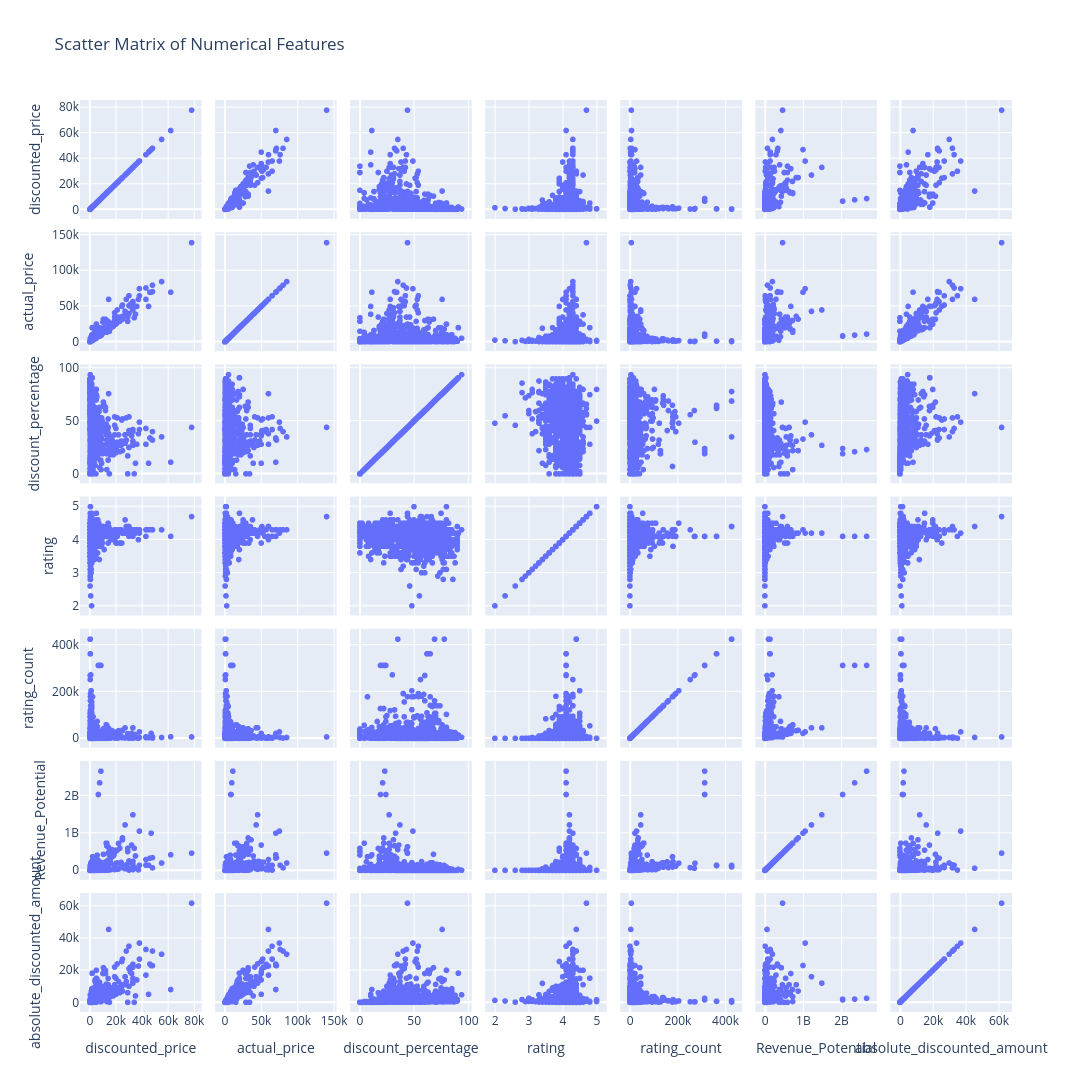

Source (notebook cell):
### Code cell
import plotly.express as px

fig = px.scatter_matrix(
    df,
    dimensions=num_cols,
    title="Scatter Matrix of Numerical Features"
)

fig.update_layout(
    width=1500,    # Width in pixels
    height=1500    # Height in pixels
)

fig.show()

### Figure 1 — Plotly figure (JSON) as saved in the notebook; plotly's stock layout.template omitted (floating-point values rounded to 4 significant figures; data arrays with more than 128 entries replaced by an {"elided": "..."} marker saying what was removed)
{"data": [{"dimensions": [{"axis": {"matches": true}, "label": "discounted_price", "values": {"elided": "1462 float values"}}, {"axis": {"matches": true}, "label": "actual_price", "values": {"elided": "1462 float values"}}, {"axis": {"matches": true}, "label": "discount_percentage", "values": {"elided": "1462 int values"}}, {"axis": {"matches": true}, "label": "rating", "values": {"elided": "1462 float values"}}, {"axis": {"matches": true}, "label": "rating_count", "values": {"elided": "1462 int values"}}, {"axis": {"matches": true}, "label": "Revenue_Potential", "values": {"elided": "1462 float values"}}, {"axis": {"matches": true}, "label": "absolute_discounted_amount", "values": {"elided": "1462 float values"}}], "hovertemplate": "%{xaxis.title.text}=%{x}<br>%{yaxis.title.text}=%{y}<extra></extra>", "legendgroup": "", "marker": {"color": "#636efa", "symbol": "circle"}, "name": "", "showlegend": false, "type": "splom"}], "layout": {"dragmode": "select", "height": 1500, "legend": {"tracegroupgap": 0}, "title": {"text": "Scatter Matrix of Numerical Features"}, "width": 1500}}
